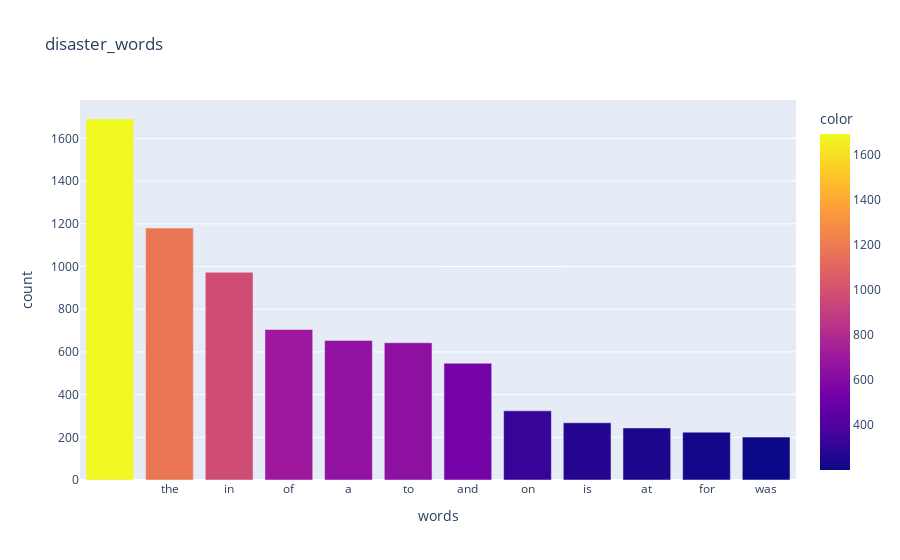

Here is the notebook cell this chart was saved with:
### Code cell
disaster_words = pd.Series(df1.words.str.split(' ').sum()).value_counts()
disaster_words = disaster_words[disaster_words>200]

px.bar(disaster_words, y=disaster_words.values, x=disaster_words.index, color=disaster_words.values, title= 'disaster_words', 
    labels={
    'index': 'words',
    'y': 'count'
        })

### Figure 1 — Plotly figure (JSON) as saved in the notebook; plotly's stock layout.template omitted (floating-point values rounded to 4 significant figures)
{"data": [{"alignmentgroup": "True", "hovertemplate": "words=%{x}<br>count=%{y}<br>color=%{marker.color}<extra></extra>", "legendgroup": "", "marker": {"color": [1691, 1180, 973, 705, 654, 643, 547, 324, 268, 244, 224, 201], "coloraxis": "coloraxis", "pattern": {"shape": ""}}, "name": "", "offsetgroup": "", "orientation": "v", "showlegend": false, "textposition": "auto", "type": "bar", "x": ["", "the", "in", "of", "a", "to", "and", "on", "is", "at", "for", "was"], "xaxis": "x", "y": [1691, 1180, 973, 705, 654, 643, 547, 324, 268, 244, 224, 201], "yaxis": "y"}], "layout": {"barmode": "relative", "coloraxis": {"colorbar": {"title": {"text": "color"}}, "colorscale": [[0.0, "#0d0887"], [0.1111, "#46039f"], [0.2222, "#7201a8"], [0.3333, "#9c179e"], [0.4444, "#bd3786"], [0.5556, "#d8576b"], [0.6667, "#ed7953"], [0.7778, "#fb9f3a"], [0.8889, "#fdca26"], [1.0, "#f0f921"]]}, "legend": {"tracegroupgap": 0}, "title": {"text": "disaster_words"}, "xaxis": {"anchor": "y", "domain": [0.0, 1.0], "title": {"text": "words"}}, "yaxis": {"anchor": "x", "domain": [0.0, 1.0], "title": {"text": "count"}}}}
